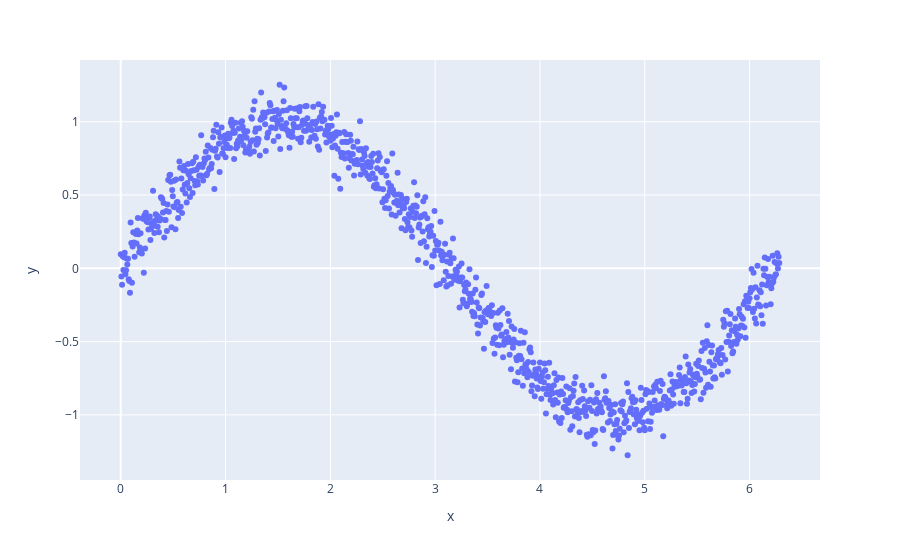

The code cell stored with this chart in its notebook:
### Markdown cell above
### Why Plotly?

Plotly provides an alternative to `matplotlib` with additional interactivity features and the option to save your figures as .html files. This allows the user to share interactive graphs without providing any of the code. Plotly is available for
- Python
- Julia
- R
- Matlab
- F#

### Two design philosophies

Matplotlib already had two different design philosophies with the straighforward approach, i.e. simply using functions `plt.plot()`, and the object oriented approach using the `axes` class, 
````python
ax = plt.axes()
ax.plot([1,2,3])
````

Plotly's design is characterized by two packages. `plotly.graph_objs` contains the full functionality of plotly. However, it comes with a bit of a learning curve. `plotly.express` was later introduced with simplified syntax but reduced functionality.

### `plotly.express`

### Code cell
import plotly.express as px
import numpy as np

x = np.linspace(0,2*np.pi,1000)
y = np.sin(x) + np.random.normal(0,0.1,1000)

fig = px.scatter(x=x, y=y)
fig.show()

### Figure 1 — Plotly figure (JSON) as saved in the notebook; plotly's stock layout.template omitted (floating-point values rounded to 4 significant figures; data arrays with more than 128 entries replaced by an {"elided": "..."} marker saying what was removed)
{"data": [{"hovertemplate": "x=%{x}<br>y=%{y}<extra></extra>", "legendgroup": "", "marker": {"color": "#636efa", "symbol": "circle"}, "mode": "markers", "name": "", "orientation": "v", "showlegend": false, "type": "scatter", "x": {"elided": "1000 float values"}, "xaxis": "x", "y": {"elided": "1000 float values"}, "yaxis": "y"}], "layout": {"legend": {"tracegroupgap": 0}, "margin": {"t": 60}, "xaxis": {"anchor": "y", "domain": [0, 1], "title": {"text": "x"}}, "yaxis": {"anchor": "x", "domain": [0, 1], "title": {"text": "y"}}}}
